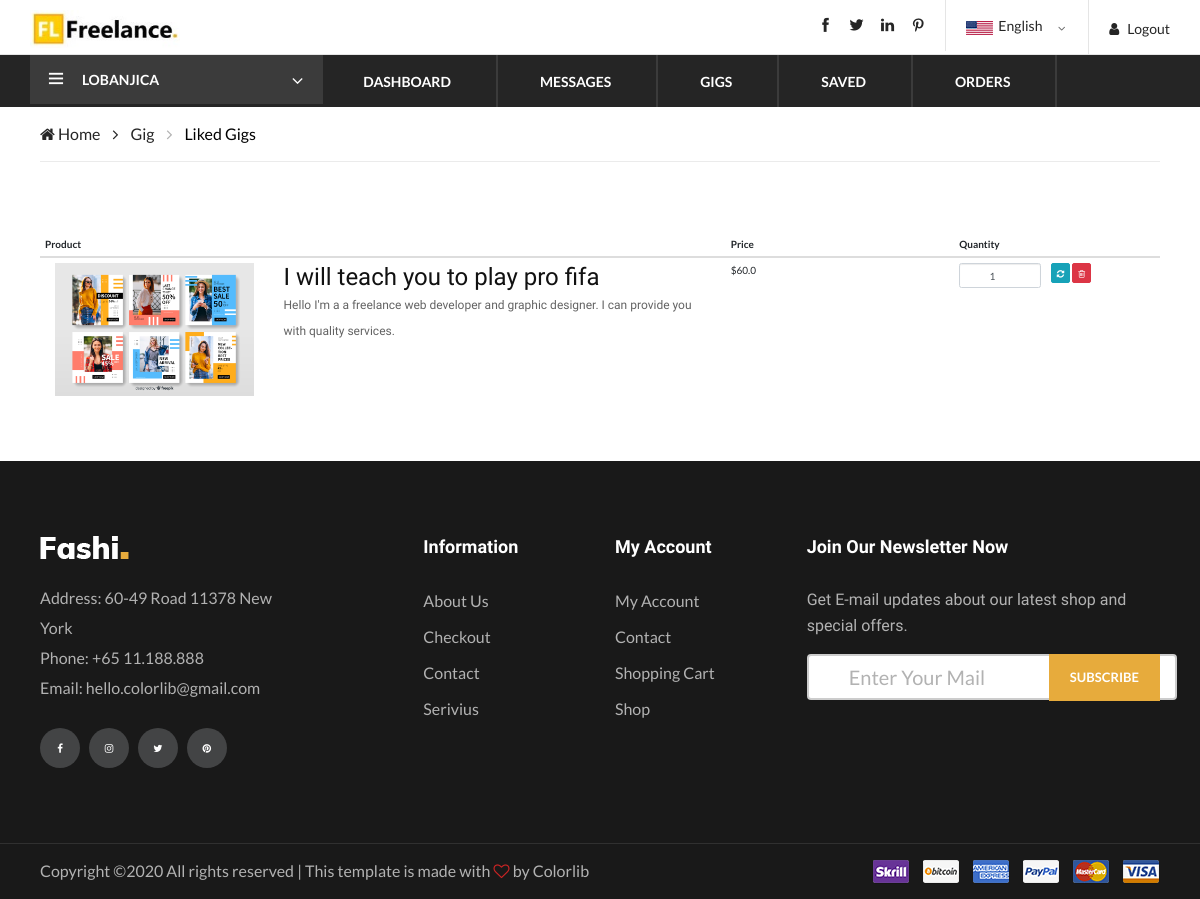
The page /profile/liked_gigs/ (signed in) on the database its author committed.
### Accounts/models.py (models this page shows, shortened)
class Account(AbstractBaseUser):
    email       = models.EmailField(
        verbose_name='email address',
        max_length=255,
        unique=True,
    )
    account_name        = models.CharField(max_length=100,unique=True)
    is_active           = models.BooleanField(default=True)
    is_admin            = models.BooleanField(default=False)
    send_first_email    = models.BooleanField(default=False)
    token               = models.CharField(blank=True,null=True, max_length=15)
    is_verified         = models.BooleanField(default=False)
    joined_on           = models.DateField(auto_now_add=True,null=True,blank=True)
    profile_create      = models.BooleanField(default=False)
    is_profile_set      = models.BooleanField(default=False)
    first_gig           = models.BooleanField(default=True)
    user_verified       = models.BooleanField(default=False)
    user_online         = models.BooleanField(default=False)
    last_logout         = models.DateTimeField(null=True,blank=True,auto_now_add=True)
    is_available        = models.BooleanField(default=True)
    objects = AccountManager()
    USERNAME_FIELD = 'account_name' #This field must be used while doing login through authenticatie() function.
    REQUIRED_FIELDS = ['email']

### Gig/models.py (models this page shows, shortened)
class Likes(models.Model):
    user            = models.ForeignKey(Account,on_delete=models.CASCADE)
    gigs            = models.ForeignKey(MyGig,on_delete=models.CASCADE,null=True,blank=True)
    value           = models.CharField(choices=LIKE_CHOICES, default='Like',max_length=10)

class MyGig(models.Model):
    user            = models.ForeignKey(Account,on_delete=models.CASCADE,default=1)
    profile         = models.ForeignKey(MyProfile,on_delete=models.CASCADE,null=True,blank=True)
    title           = models.CharField(max_length=100)
    slug            = AutoSlugField(populate_from='title',unique=True,null=True,blank=True)
    description     = models.CharField(max_length=1000)
    gig_image       = models.ImageField(upload_to='gig_profile_img',blank=True,null=True)
    c_name          = models.ForeignKey(Category, on_delete=models.CASCADE,null=True,blank=True)
    created_on      = models.DateTimeField(auto_now=True,blank=True,null=True)
    search_tag      = models.CharField(max_length=15)
    price           = models.FloatField()
    time            = models.IntegerField(null=True,blank=True)
    s_name          = models.ForeignKey(SubCategory, on_delete=models.CASCADE,null=True,blank=True)
    liked           = models.ManyToManyField(Account,default=None,related_name='post_like',blank=True)
    favourite       = models.ManyToManyField(Account,related_name='favourites',blank=True)

### Profile/views.py (the view)
# urls.py: path('liked_gigs/',views.liked_gigs,name='liked_gigs'),
@login_required
def liked_gigs(request):
    liked = Likes.objects.filter(user=request.user.id, value='Like')
    context = {
        'liked'  : liked,
    }
    return render(request,'gigs/liked_gigs.html',context)

### templates/gigs/liked_gigs.html (shortened to what this page needs)
{% extends 'master/dashboard_base.html' %}
{% load static %}
{% block body %}
    <div class="breacrumb-section">
        <div class="container">
            <div class="row">
                <div class="col-lg-12">
                    <div class="breadcrumb-text product-more">
                        <a href="./index.html"><i class="fa fa-home"></i> Home</a>
                        <a href="./shop.html">Gig</a>
                        <span style="font-size: 16px;color: black;">Liked Gigs</span>
                    </div>
                </div>
            </div>
        </div>
    </div>
    <section class="shop checkout section" style="padding-top: 70px;">
      <div class="container">
        <div class="row">
          <div class="col-lg-12 col-12">
                  <table id="cart" class="table table-hover table-condensed">
                {% if liked %}
                  <thead>
                  <tr>
                    <th style="width:60%">Product</th>
                    <th style="width:20%">Price</th>
                    <th style="width:8%">Quantity</th>
                    <th style="width:10%"></th>
                  </tr>
                </thead>
                  {% for like in liked %}
                    <tbody>
                      <tr>
                        <td data-th="Product">
                          <div class="row">
                            <div class="col-sm-4 hidden-xs"><img src="{{like.gigs.gig_image.url}}"/></div>
                            <div class="col-sm-8">
                              <h4 class="nomargin">{{like.gigs.title}}</h4>
                              <p style="font-size: 12px;">{{like.gigs.description}}</p>
                            </div>
                          </div>
                        </td>
                        <td data-th="Price">${{like.gigs.price}}</td>
                        <td data-th="Quantity">
                          <input type="number" class="form-control text-center" value="1">
                        </td>
                        <td class="actions" data-th="">
                          <button class="btn btn-info btn-sm"><i class="fa fa-refresh"></i></button>
                          <button class="btn btn-danger btn-sm"><i class="fa fa-trash-o"></i></button>
                        </td>
                      </tr>
                    </tbody>
                  {% endfor %}
               {% endif %}
              </table>
          </div>
          </div>
        </div>
    </section>
{% endblock %}

### templates/master/dashboard_base.html (shortened to what this page needs)
{% load static %}
<!DOCTYPE html>
<html lang="zxx">
<head>
    <link href="//netdna.bootstrapcdn.com/bootstrap/3.1.0/css/bootstrap.min.css" rel="stylesheet" id="bootstrap-css">
    <link rel="stylesheet" href="{% static 'css/slider.css' %}" type="text/css">
    <link rel="stylesheet" href="{% static 'css/bootstrap.min.css' %}" type="text/css">
    <link rel="stylesheet" href="{% static 'css/font-awesome.min.css' %}" type="text/css">
    <link rel="stylesheet" href="{% static 'css/themify-icons.css' %}" type="text/css">
    <link rel="stylesheet" href="{% static 'css/elegant-icons.css' %}" type="text/css">
    <link rel="stylesheet" href="{% static 'css/owl.carousel.min.css' %}" type="text/css">
    <link rel="stylesheet" href="{% static 'css/nice-select.css' %}" type="text/css">
    <link rel="stylesheet" href="{% static 'css/jquery-ui.min.css' %}" type="text/css">
    <link rel="stylesheet" href="{% static 'css/slicknav.min.css' %}" type="text/css">
    <link rel="stylesheet" href="{% static 'css/style.css' %}" type="text/css">
    <link rel="stylesheet" type="text/css" href="{% static 'css/gig_details.css' %}">
    <link rel="stylesheet" type="text/css" href="{% static 'css/aboutseller.css' %}">
    <link rel="stylesheet" href="{% static 'css/checkout.css' %}" type="text/css">
    <link rel="stylesheet" href="{% static 'css/review.css' %}" type="text/css">
    <link rel="stylesheet" href="{% static 'css/clock.css' %}" type="text/css">
</head>
<body style="background-color: white;">
    <header class="header-section" style="background-color: white;">
        <div class="header-top">
            <div class="container">
                <div class="ht-left">
                    <div class="logo ">
                            <a href="{% url 'userhome' %}">
                                <img src="{% static 'img/logo.jpg' %}" alt="" style="width: 150px;height: auto;padding-top: 10px;">
                            </a>
                        </div>
                </div>
                <div class="ht-right">
                        {% if request.user.is_authenticated %}
                            <a href="{% url 'logout' %}" class="login-panel"><i class="fa fa-user"></i>Logout</a>
                        {% else %}
                            <a href="{% url 'signin' %}" class="login-panel"><i class="fa fa-user"></i>Login</a>
                        {% endif %}
                    <div class="lan-selector" >
                    </div>
                    <div class="top-social">
                        <a href="#"><i class="ti-facebook"></i></a>
                        <a href="#"><i class="ti-twitter-alt"></i></a>
                        <a href="#"><i class="ti-linkedin"></i></a>
                        <a href="#"><i class="ti-pinterest"></i></a>
                    </div>
                </div>
            </div>
        </div>
        <div class="nav-item">
            <div class="container">
                <div class="nav-depart">
                    <div class="depart-btn">
                        <i class="ti-menu"></i>
                        <span style="padding-right: 80px;text-align: center;">{{user.account_name}}</span>
                    </div>
                </div>
                <nav class="nav-menu mobile-menu">
                    <ul>
                        <li><a href="./shop.html">Dashboard</a></li>
                        <li><a href="#">Messages</a>
                        </li>
                        <li><a href="#">Gigs</a>
                        </li>
                        <li><a href="./contact.html">Saved</a></li>
                        <li><a href="#">Orders</a>
                        </li>
                    </ul>
                </nav>
            </div>
        </div>
    </header>
{% block body %} {% endblock %}
    <footer class="footer-section">
        <div class="container">
            <div class="row">
                <div class="col-lg-3">
                    <div class="footer-left">
                        <div class="footer-logo">
                            <a href="#"><img src="img/footer-logo.png" alt=""></a>
                        </div>
                        <ul>
                            <li>Address: 60-49 Road 11378 New York</li>
                            <li>Phone: +65 11.188.888</li>
                            <li>Email: hello.colorlib@gmail.com</li>
                        </ul>
                        <div class="footer-social">
                            <a href="#"><i class="fa fa-facebook"></i></a>
                            <a href="#"><i class="fa fa-instagram"></i></a>
                            <a href="#"><i class="fa fa-twitter"></i></a>
                            <a href="#"><i class="fa fa-pinterest"></i></a>
                        </div>
                    </div>
                </div>
                <div class="col-lg-2 offset-lg-1">
                    <div class="footer-widget">
                        <h5>Information</h5>
                        <ul>
                            <li><a href="#">About Us</a></li>
                            <li><a href="#">Checkout</a></li>
                            <li><a href="#">Contact</a></li>
                            <li><a href="#">Serivius</a></li>
                        </ul>
                    </div>
                </div>
                <div class="col-lg-2">
                    <div class="footer-widget">
                        <h5>My Account</h5>
                        <ul>
                            <li><a href="#">My Account</a></li>
                            <li><a href="#">Contact</a></li>
                            <li><a href="#">Shopping Cart</a></li>
                            <li><a href="#">Shop</a></li>
                        </ul>
                    </div>
                </div>
                <div class="col-lg-4">
                    <div class="newslatter-item">
                        <h5>Join Our Newsletter Now</h5>
                        <p>Get E-mail updates about our latest shop and special offers.</p>
                        <form action="#" class="subscribe-form">
                            <input type="text" placeholder="Enter Your Mail">
                            <button type="button">Subscribe</button>
                        </form>
                    </div>
                </div>
            </div>
        </div>
        <div class="copyright-reserved">
            <div class="container">
                <div class="row">
                    <div class="col-lg-12">
                        <div class="copyright-text">
Copyright &copy;<script>document.write(new Date().getFullYear());</script> All rights reserved | This template is made with <i class="fa fa-heart-o" aria-hidden="true"></i> by <a href="https://colorlib.com" target="_blank">Colorlib</a>
                        </div>
                        <div class="payment-pic">
                            <img src="img/payment-method.png" alt="">
                        </div>
                    </div>
                </div>
            </div>
        </div>
    </footer>
</body>
</html>

### static/css/aboutseller.css (style rules this page uses)
body { font-family: 'Lato', 'sans-serif'; }

### static/css/checkout.css (style rules this page uses)
.shop.checkout { padding: 0; background: #fff; padding-top: 20px; padding-bottom: 50px; }

### static/css/clock.css (style rules this page uses)
body { background-color: #f2f1ed; }
a { text-decoration: none; color: #1a1a1a; }

### rows shown on the page
Account: account_name "LOBANJICA"
Likes: gigs.gig_image (picture), gigs "I will teach you to play pro fifa", gigs.description "Hello I'm a a freelance web developer and graphic designer. I can provide you with quality services.", gigs.price "60.0"
